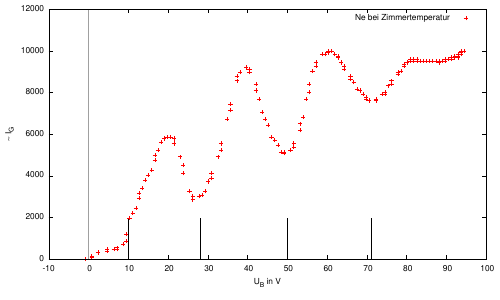

gnuplot code for this plot:
# Plot zur Aufgabe 1

set termoption enhanced 
set encoding utf8

set terminal pdf enhanced
set output 'a3.pdf'

file = 'a3.data'

#set xrange [-8:8]
set yrange [0:12000]
set xlabel "U_B in V"
set ylabel '{/Symbol \176} I_G'
set zeroaxis

set arrow from 10,0 to 10,2000 nohead
set arrow from 28,0 to 28,2000 nohead
set arrow from 50,0 to 50,2000 nohead
set arrow from 71,0 to 71,2000 nohead

#f(x) = a+b*x

#fit f(x) file_fit  via a,b

#f(x) = R/sqrt((x*L)**2+(R+R_s)**2)

#plot f(x) title 'Theoretischer Verlauf' lt 2 lw 2 , \
# file lt 2 with xyerrorbars title 'Messwerte' 

#plot file using ($1):2:(0.01):(10) with xyerrorbars pt 0 lt 3 title 'Messwerte der Indigo-Linie',\
#	f(x) lt 3 lw 3 title ''

plot file using ($1/100):2 title 'Ne bei Zimmertemperatur'
